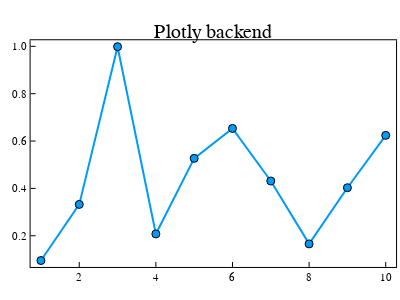

The cell this chart's notebook holds for it:
### Code cell
plotly() # Plotly backend
plot(y, size = (400,300), title = "Plotly backend", 
linestyle=:solid, marker = :circle)

### Figure 1 — Plotly figure (JSON) as saved in the notebook; plotly's stock layout.template omitted (floating-point values rounded to 4 significant figures)
{"data": [{"colorbar": {"len": 0.8719, "title": {"text": ""}, "x": 0.9902, "y": 0.4861}, "legendgroup": "", "line": {"color": "rgba(0, 154, 250, 1.000)", "dash": "solid", "shape": "linear", "width": 2}, "marker": {"color": "rgba(0, 154, 250, 1.000)", "line": {"color": "rgba(0, 0, 0, 1)", "width": 1}, "size": 8, "symbol": "circle"}, "mode": "lines+markers", "name": "", "showlegend": false, "type": "scatter", "x": [1, 2, 3, 4, 5, 6, 7, 8, 9, 10], "xaxis": "x", "y": [0.09529, 0.3325, 0.9986, 0.2077, 0.5269, 0.6533, 0.4312, 0.1656, 0.4029, 0.624], "yaxis": "y"}], "layout": {"annotations": [{"font": {"color": "rgba(0, 0, 0, 1)", "family": "sans-serif", "size": 20}, "rotation": 0, "showarrow": false, "text": "Plotly backend", "x": 0.5333, "xanchor": "center", "xref": "paper", "y": 1, "yanchor": "top", "yref": "paper"}], "height": 300, "legend": {"bgcolor": "rgba(255, 255, 255, 1.000)", "bordercolor": "rgba(0, 0, 0, 1)", "borderwidth": 1, "font": {"color": "rgba(0, 0, 0, 1)", "family": "sans-serif", "size": 11}, "title": {"font": {"color": "rgba(0, 0, 0, 1)", "family": "sans-serif", "size": 15}, "text": ""}, "tracegroupgap": 0, "traceorder": "normal", "x": 1, "xanchor": "auto", "y": 1, "yanchor": "auto"}, "margin": {"b": 20, "l": 0, "r": 0, "t": 20}, "paper_bgcolor": "rgba(255, 255, 255, 1.000)", "plot_bgcolor": "rgba(255, 255, 255, 1.000)", "showlegend": true, "width": 400, "xaxis": {"anchor": "y", "domain": [0.07651, 0.9902], "gridcolor": "rgba(0, 0, 0, 0.1)", "gridwidth": 0.5, "linecolor": "rgba(0, 0, 0, 1)", "mirror": true, "range": [0.73, 10.27], "showgrid": false, "showline": true, "showticklabels": true, "tickangle": 0, "tickcolor": "rgb(0, 0, 0)", "tickfont": {"color": "rgba(0, 0, 0, 1)", "family": "sans-serif", "size": 11}, "tickmode": "array", "ticks": "inside", "ticktext": ["2", "4", "6", "8", "10"], "tickvals": [2, 4, 6, 8, 10], "title": {"font": {"color": "rgba(0, 0, 0, 1)", "family": "sans-serif", "size": 15}, "text": ""}, "type": "linear", "visible": true, "zeroline": false, "zerolinecolor": "rgba(0, 0, 0, 1)"}, "yaxis": {"anchor": "x", "domain": [0.05016, 0.9221], "gridcolor": "rgba(0, 0, 0, 0.1)", "gridwidth": 0.5, "linecolor": "rgba(0, 0, 0, 1)", "mirror": true, "range": [0.06819, 1.026], "showgrid": false, "showline": true, "showticklabels": true, "tickangle": 0, "tickcolor": "rgb(0, 0, 0)", "tickfont": {"color": "rgba(0, 0, 0, 1)", "family": "sans-serif", "size": 11}, "tickmode": "array", "ticks": "inside", "ticktext": ["0.2", "0.4", "0.6", "0.8", "1.0"], "tickvals": [0.2, 0.4, 0.6, 0.8, 1], "title": {"font": {"color": "rgba(0, 0, 0, 1)", "family": "sans-serif", "size": 15}, "text": ""}, "type": "linear", "visible": true, "zeroline": false, "zerolinecolor": "rgba(0, 0, 0, 1)"}}}
